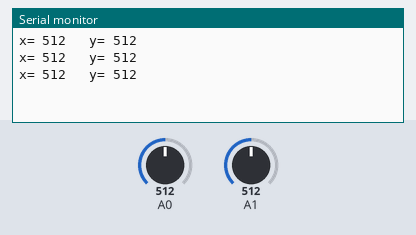
Bench run of a sketch on a simulated Arduino Uno, built with avr-gcc and run on an emulated ATmega328P. On the bench: the last lines printed to the serial monitor. Inputs (shaded band) come from the test bench; at power-on: A0 = 512, A1 = 512.

Above: at 1.3 s.
1.4 s: A0 set to 716
At 1.9 s:
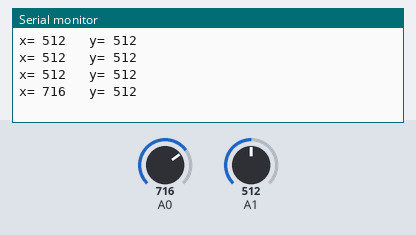
2.9 s: A1 set to 716
At 3.4 s:
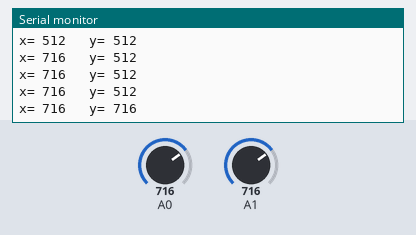
4.4 s: A0 set to 900
At 4.9 s:
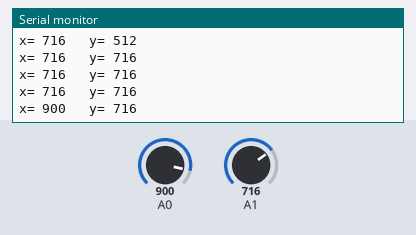
5.9 s: A1 set to 900
At 6.4 s:
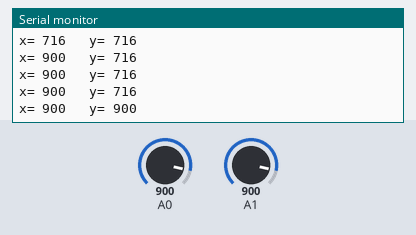
Timing chart, 0 to 8.4 s (numbered marks = the images above; inputs shaded):
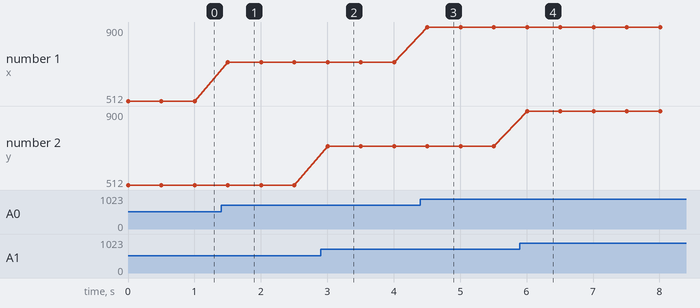

Measured:
- after the input at 1.4 s, the serial monitor: prints a new line after 0.10 s (image 1)
- after the input at 2.9 s, the serial monitor: prints a new line after 0.10 s (image 2)
- after the input at 4.4 s, the serial monitor: prints a new line after 0.11 s (image 3)
- after the input at 5.9 s, the serial monitor: prints a new line after 0.11 s (image 4)
- plotted number 1: 512 → 716 after the input at 1.4 s, 716 → 900 after the input at 4.4 s

The sketch:

motion_sensor_basic.ino
```cpp
void setup() {
 Serial.begin(9600);
}

void loop() {
  int x=analogRead(A0), y=analogRead(A1) ;
  Serial.print("x= ");
  Serial.print(x);
  Serial.print("   y= ");
  Serial.print(y);

  Serial.println(" ");
delay(500);


}
```
